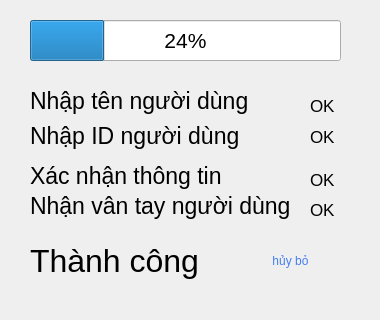
    <widget class="QWidget" name="Menuthemvantay">
     <widget class="QProgressBar" name="progressBar">
      <property name="geometry">
       <rect>
        <x>30</x>
        <y>20</y>
        <width>311</width>
        <height>41</height>
       </rect>
      </property>
      <property name="font">
       <font>
        <pointsize>16</pointsize>
       </font>
      </property>
      <property name="value">
       <number>24</number>
      </property>
     </widget>
     <widget class="QLabel" name="label_30">
      <property name="geometry">
       <rect>
        <x>30</x>
        <y>80</y>
        <width>261</width>
        <height>41</height>
       </rect>
      </property>
      <property name="font">
       <font>
        <pointsize>17</pointsize>
       </font>
      </property>
      <property name="text">
       <string>Nhập tên người dùng </string>
      </property>
     </widget>
     <widget class="QLabel" name="Ok1">
      <property name="geometry">
       <rect>
        <x>310</x>
        <y>90</y>
        <width>31</width>
        <height>31</height>
       </rect>
      </property>
      <property name="font">
       <font>
        <pointsize>13</pointsize>
       </font>
      </property>
      <property name="text">
       <string>OK</string>
      </property>
     </widget>
     <widget class="QLabel" name="label_34">
      <property name="geometry">
       <rect>
        <x>30</x>
        <y>120</y>
        <width>231</width>
        <height>31</height>
       </rect>
      </property>
      <property name="font">
       <font>
        <pointsize>17</pointsize>
       </font>
      </property>
      <property name="text">
       <string>Nhập ID người dùng</string>
      </property>
     </widget>
     <widget class="QLabel" name="Ok2">
      <property name="geometry">
       <rect>
        <x>310</x>
        <y>130</y>
        <width>47</width>
        <height>13</height>
       </rect>
      </property>
      <property name="font">
       <font>
        <pointsize>13</pointsize>
       </font>
      </property>
      <property name="text">
       <string>OK</string>
      </property>
     </widget>
     <widget class="QLabel" name="label_36">
      <property name="geometry">
       <rect>
        <x>30</x>
        <y>160</y>
        <width>271</width>
        <height>31</height>
       </rect>
      </property>
      <property name="font">
       <font>
        <pointsize>17</pointsize>
       </font>
      </property>
      <property name="text">
       <string>Xác nhận thông tin</string>
      </property>
     </widget>
     <widget class="QLabel" name="OK3">
      <property name="geometry">
       <rect>
        <x>310</x>
        <y>170</y>
        <width>31</width>
        <height>20</height>
       </rect>
      </property>
      <property name="font">
       <font>
        <pointsize>13</pointsize>
       </font>
      </property>
      <property name="text">
       <string>OK</string>
      </property>
     </widget>
     <widget class="QLabel" name="label_38">
      <property name="geometry">
       <rect>
        <x>30</x>
        <y>180</y>
        <width>261</width>
        <height>51</height>
       </rect>
      </property>
      <property name="font">
       <font>
        <pointsize>17</pointsize>
       </font>
      </property>
      <property name="text">
       <string>Nhận vân tay người dùng</string>
      </property>
     </widget>
     <widget class="QLabel" name="Ok4">
      <property name="geometry">
       <rect>
        <x>310</x>
        <y>200</y>
        <width>31</width>
        <height>20</height>
       </rect>
      </property>
      <property name="font">
       <font>
        <pointsize>13</pointsize>
       </font>
      </property>
      <property name="text">
       <string>OK</string>
      </property>
     </widget>
     <widget class="QLabel" name="thanhcong">
      <property name="geometry">
       <rect>
        <x>30</x>
        <y>240</y>
        <width>171</width>
        <height>41</height>
       </rect>
      </property>
      <property name="font">
       <font>
        <pointsize>24</pointsize>
       </font>
      </property>
      <property name="text">
       <string>Thành công</string>
      </property>
     </widget>
     <widget class="QPushButton" name="huybo">
      <property name="geometry">
       <rect>
        <x>240</x>
        <y>230</y>
        <width>101</width>
        <height>61</height>
       </rect>
      </property>
      <property name="styleSheet">
       <string notr="true">QPushButton#huybo{
				color: rgba(67, 127, 241,1);
				border-top-left-radius: 20px;
				border-top-right-radius: 20px;
				border-bottom-right-radius: 20px;
				border-bottom-left-radius: 20px;
				
				
	
	
	font: 75 20pt &quot;Roboto&quot;;
				
	border-image: url(:/newPrefix/fileanh/background.jpg);
}
QPushButton#huybo:hover{
				color: rgb(255,255,255);
				background-color: rgb(67, 1, 241);
				border-image:none;
}
QPushButton#huybo:pressed{
				padding-left: 2px;
				padding-top: 2px;
				
}</string>
      </property>
      <property name="text">
       <string>hủy bỏ</string>
      </property>
     </widget>
     <widget class="QLabel" name="label_87">
      <property name="geometry">
       <rect>
        <x>0</x>
        <y>0</y>
        <width>371</width>
        <height>311</height>
       </rect>
      </property>
      <property name="styleSheet">
       <string notr="true">border-image: url(:/newPrefix/fileanh/background1.jpg);
				border-top-left-radius: 20px;
				border-top-right-radius: 20px;
				border-bottom-right-radius: 20px;
				border-bottom-left-radius: 20px;</string>
      </property>
      <property name="text">
       <string/>
      </property>
     </widget>
     <zorder>label_87</zorder>
     <zorder>progressBar</zorder>
     <zorder>label_30</zorder>
     <zorder>Ok1</zorder>
     <zorder>label_34</zorder>
     <zorder>Ok2</zorder>
     <zorder>label_36</zorder>
     <zorder>OK3</zorder>
     <zorder>label_38</zorder>
     <zorder>Ok4</zorder>
     <zorder>thanhcong</zorder>
     <zorder>huybo</zorder>
    </widget>
